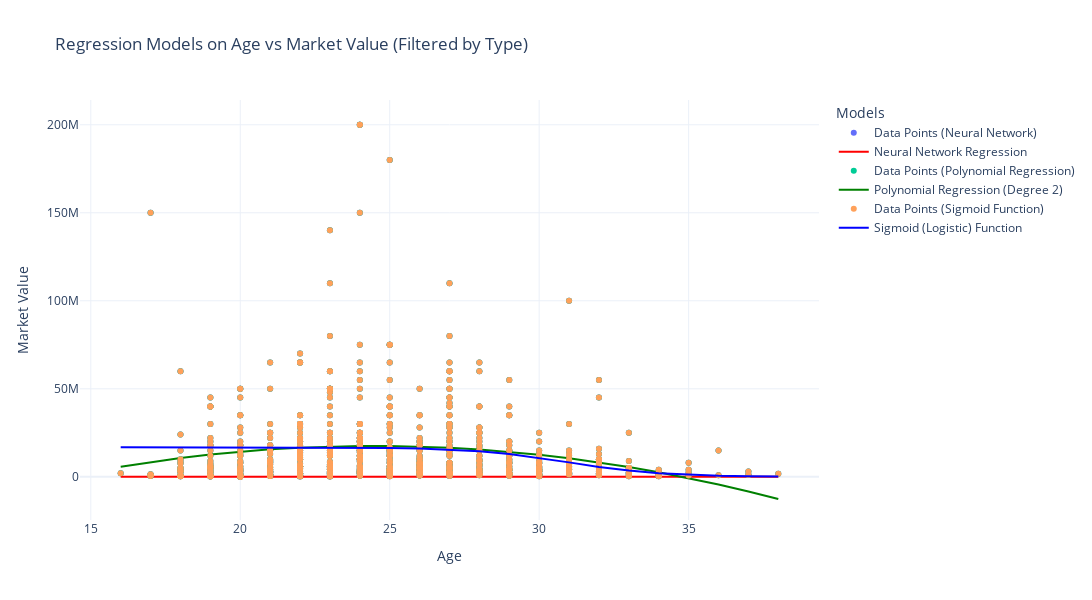

Notebook code for this chart:
### Code cell
import plotly.graph_objects as go
from sklearn.neural_network import MLPRegressor
from sklearn.preprocessing import PolynomialFeatures
from sklearn.linear_model import LinearRegression
from scipy.optimize import curve_fit
import numpy as np
import pandas as pd


def run_selected_models(data, age_column, value_column, position_column=None, position_filter=None):
    """
    Runs Neural Network, Polynomial Regression, and Sigmoid (Logistic) Function on the filtered data using Plotly.

    Args:
        data (pd.DataFrame): Data containing 'Age' and 'Market Value' columns.
        age_column (str): Column name for age.
        value_column (str): Column name for market values.
        position_column (str, optional): Column name for player position. Defaults to None.
        position_filter (str, optional): Position to filter for analysis. Required if `position_column` is provided.

    Returns:
        None (displays the plots using Plotly).
    """
    if position_column and position_filter:
        data = data[data[position_column] == position_filter]

    data = data.dropna(subset=[age_column, value_column])

    data[age_column] = pd.to_numeric(data[age_column], errors='coerce')
    data[value_column] = pd.to_numeric(data[value_column], errors='coerce')

    data = data.dropna(subset=[age_column, value_column])

    data = data.sort_values(by=age_column)
    x = data[age_column].values.reshape(-1, 1).astype(float)
    y = data[value_column].values.astype(float)


    if len(data) < 2:
        print("Not enough data points after filtering.")
        return


    fig = go.Figure()

    try:
        nn_model = MLPRegressor(hidden_layer_sizes=(100,), max_iter=1000, random_state=0)
        nn_model.fit(x, y)
        y_nn_pred = nn_model.predict(x)
        fig.add_trace(go.Scatter(x=x.flatten(), y=y, mode='markers', name='Data Points (Neural Network)'))
        fig.add_trace(go.Scatter(x=x.flatten(), y=y_nn_pred, mode='lines', name='Neural Network Regression', line=dict(color='red')))
    except ValueError as e:
        print(f"Neural Network Error: {e}")

    try:
        poly = PolynomialFeatures(degree=2)
        x_poly = poly.fit_transform(x)
        model_poly = LinearRegression().fit(x_poly, y)
        y_poly_pred = model_poly.predict(x_poly)
        fig.add_trace(go.Scatter(x=x.flatten(), y=y, mode='markers', name='Data Points (Polynomial Regression)'))
        fig.add_trace(go.Scatter(x=x.flatten(), y=y_poly_pred, mode='lines', name='Polynomial Regression (Degree 2)', line=dict(color='green')))
    except ValueError as e:
        print(f"Polynomial Regression Error: {e}")

    def sigmoid(x, L, x0, k):
        return L / (1 + np.exp(-k * (x - x0)))

    try:
        p0 = [max(y), np.median(x), 0.1]
        popt, _ = curve_fit(sigmoid, x.flatten(), y, p0=p0, maxfev=10000)
        y_sigmoid_pred = sigmoid(x.flatten(), *popt)
        fig.add_trace(go.Scatter(x=x.flatten(), y=y, mode='markers', name='Data Points (Sigmoid Function)'))
        fig.add_trace(go.Scatter(x=x.flatten(), y=y_sigmoid_pred, mode='lines', name='Sigmoid (Logistic) Function', line=dict(color='blue')))
    except (ValueError, RuntimeError, TypeError) as e:
        print(f"Sigmoid Function Error: {e}")

    # Update layout
    fig.update_layout(
        title=f"Regression Models on Age vs Market Value{' (Filtered by Type)' if position_filter else ''}",
        xaxis_title=age_column,
        yaxis_title=value_column,
        legend_title="Models",
        template="plotly_white"
    )

    fig.update_layout(
    width=1500
    height=600
)

    # Show the figure
    fig.show()

run_selected_models(
    all_players_df, 
    age_column='Age', 
    value_column='Market Value', 
    position_column='Type', 
    position_filter='Attack'
)

### Figure 1 — Plotly figure (JSON) as saved in the notebook; plotly's stock layout.template omitted (floating-point values rounded to 4 significant figures; data arrays with more than 128 entries replaced by an {"elided": "..."} marker saying what was removed)
{"data": [{"mode": "markers", "name": "Data Points (Neural Network)", "type": "scatter", "x": {"elided": "691 int values"}, "y": {"elided": "691 int values"}}, {"line": {"color": "red"}, "mode": "lines", "name": "Neural Network Regression", "type": "scatter", "x": {"elided": "691 int values"}, "y": {"elided": "691 float values"}}, {"mode": "markers", "name": "Data Points (Polynomial Regression)", "type": "scatter", "x": {"elided": "691 int values"}, "y": {"elided": "691 int values"}}, {"line": {"color": "green"}, "mode": "lines", "name": "Polynomial Regression (Degree 2)", "type": "scatter", "x": {"elided": "691 int values"}, "y": {"elided": "691 float values"}}, {"mode": "markers", "name": "Data Points (Sigmoid Function)", "type": "scatter", "x": {"elided": "691 int values"}, "y": {"elided": "691 int values"}}, {"line": {"color": "blue"}, "mode": "lines", "name": "Sigmoid (Logistic) Function", "type": "scatter", "x": {"elided": "691 int values"}, "y": {"elided": "691 float values"}}], "layout": {"height": 600, "legend": {"title": {"text": "Models"}}, "title": {"text": "Regression Models on Age vs Market Value (Filtered by Type)"}, "width": 1500, "xaxis": {"title": {"text": "Age"}}, "yaxis": {"title": {"text": "Market Value"}}}}
